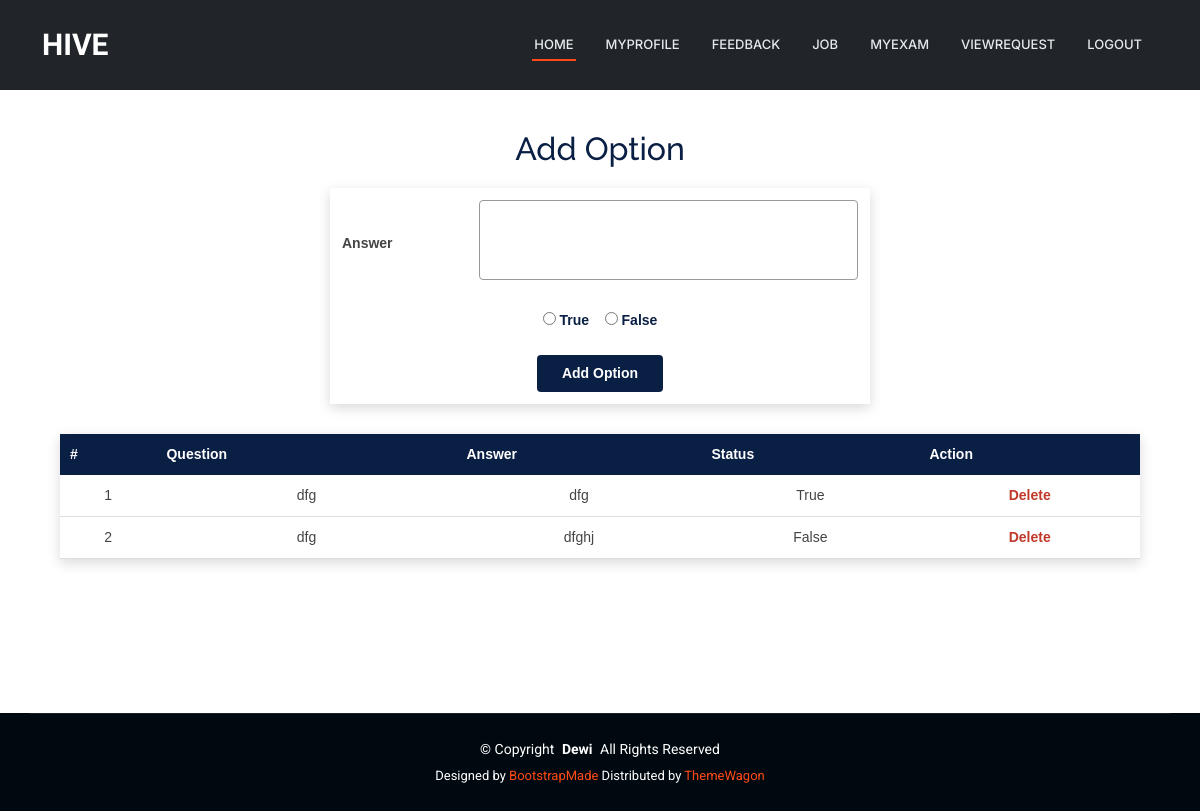
The app's page /JobProvider/addoptions/10 with its own data.
### JobProvider/models.py (models this page shows)
class tbl_options(models.Model):
    questions=models.ForeignKey(tbl_questions,on_delete=models.CASCADE)
    answer=models.CharField(max_length=100)
    status = models.BooleanField()

class tbl_questions(models.Model):
    question=models.CharField(max_length=100)
    examination=models.ForeignKey(tbl_examination,on_delete=models.CASCADE)

### JobProvider/views.py (the view)
# urls.py: path('addoptions/<int:id>',views.addoptions,name='addoptions'),
def addoptions(request, id):
    que = tbl_options.objects.filter(questions=id)
    if request.method == "POST":
        questions = tbl_questions.objects.get(id=id)
        ans = request.POST.get("txt_answer")
        status = request.POST.get("txt_radio") == "True"
        count = tbl_options.objects.filter(questions=questions, status=True).count()
        if status and count > 0:
            return render(request, 'JobProvider/Option.html', {
                'msg': "Corrected Answer is already added",
                'result': que,
                'id': id
            })
        else:
            tbl_options.objects.create(
                answer=ans,
                questions=questions,
                status=status
            )
            return redirect("JobProvider:addoptions", id=id)
    else:
        return render(request, 'JobProvider/Option.html', {'result': que, 'id': id})

### JobProvider/Templates/JobProvider/Option.html (shortened to what this page needs)
{% extends 'JobProvider/Header.html' %}
{% block content %}
<head>
</head>
<div class="jp-option-wrapper">
    <h2 class="jp-option-title">Add Option</h2>
    <form action="" method="post" enctype="multipart/form-data">
        <table class="jp-option-form-table">
            <tr>
                <td><strong>Answer</strong></td>
                <td><textarea name="txt_answer" required></textarea></td>
            </tr>
            <tr>
                <td colspan="2" align="center" class="jp-option-radio">
                    <input type="radio" name="txt_radio" value="True"> True
                    &nbsp;&nbsp;
                    <input type="radio" name="txt_radio" value="False"> False
                </td>
            </tr>
            <tr>
                <td colspan="2" align="center">
                    <input type="submit" value="Add Option" class="jp-option-btn">
                </td>
            </tr>
        </table>
    </form>
    <table class="jp-option-table">
        <tr>
            <th>#</th>
            <th>Question</th>
            <th>Answer</th>
            <th>Status</th>
            <th>Action</th>
        </tr>
        {% for i in result %}
        <tr>
            <td>{{ forloop.counter }}</td>
            <td width="300">{{ i.questions.question }}</td>
            <td>{{ i.answer }}</td>
            <td>{{ i.status }}</td>
            <td class="jp-option-delete">
                <a href="{% url 'JobProvider:delopt' i.id id %}">Delete</a>
            </td>
        </tr>
        {% endfor %}
    </table>
</div>
{% endblock %}

### Guest/static/Main/assets/css/main.css (style rules this page uses)
:root { --default-font: "Roboto", system-ui, -apple-system, "Segoe UI", Roboto, "Helvetica Neue", Arial, "Noto Sans", "Liberation Sans", sans-serif, "Apple Color Emoji", "Segoe UI Emoji", "Segoe UI Symbol", "Noto Color Emoji"; --heading-font: "Raleway", sans-serif; --nav-font: "Inter", sans-serif; }
:root { --background-color: #ffffff; --default-color: #444444; --heading-color: #273d4e; --accent-color: #ff4a17; --surface-color: #ffffff; --contrast-color: #ffffff; }
:root { --nav-color: #e5eaee; --nav-hover-color: #ff4a17; --nav-mobile-background-color: #ffffff; --nav-dropdown-background-color: #ffffff; --nav-dropdown-color: #444444; --nav-dropdown-hover-color: #ff4a17; }
:root { scroll-behavior: smooth; }
body { color: var(--default-color); background-color: var(--background-color); font-family: var(--default-font); }
a { color: var(--accent-color); text-decoration: none; transition: 0.3s; }
h1, h2, h3, h4, h5, h6 { color: var(--heading-color); font-family: var(--heading-font); }

### JobProvider/Templates/JobProvider/Option.html (style rules this page uses)
.jp-option-wrapper { width: 90%; margin: 30px auto; font-family: Arial, sans-serif; }
.jp-option-title { text-align: center; color: #0a1f44; margin-bottom: 20px; }
.jp-option-form-table { width: 50%; margin: 0 auto 30px auto; border-collapse: collapse; background-color: #ffffff; box-shadow: 0 4px 12px rgba(0,0,0,0.15); }
.jp-option-form-table td { padding: 12px; font-size: 14px; }
.jp-option-form-table textarea { width: 100%; height: 80px; padding: 8px; border: 1px solid #999; border-radius: 4px; resize: none; }
.jp-option-radio { font-weight: bold; color: #0a1f44; }
.jp-option-btn { padding: 8px 25px; background-color: #0a1f44; color: white; border: none; border-radius: 4px; cursor: pointer; font-weight: bold; }
.jp-option-table { width: 100%; border-collapse: collapse; background-color: #ffffff; box-shadow: 0 4px 12px rgba(0,0,0,0.15); }
.jp-option-table th { background-color: #0a1f44; color: white; padding: 10px; font-size: 14px; }
.jp-option-table td { padding: 10px; text-align: center; font-size: 14px; border-bottom: 1px solid #ddd; }
.jp-option-delete a { color: #c0392b; font-weight: bold; text-decoration: none; }

### records on screen
tbl_options: questions.question "dfg", answer "dfg", status "True"
tbl_options: questions.question "dfg", answer "dfghj", status "False"
